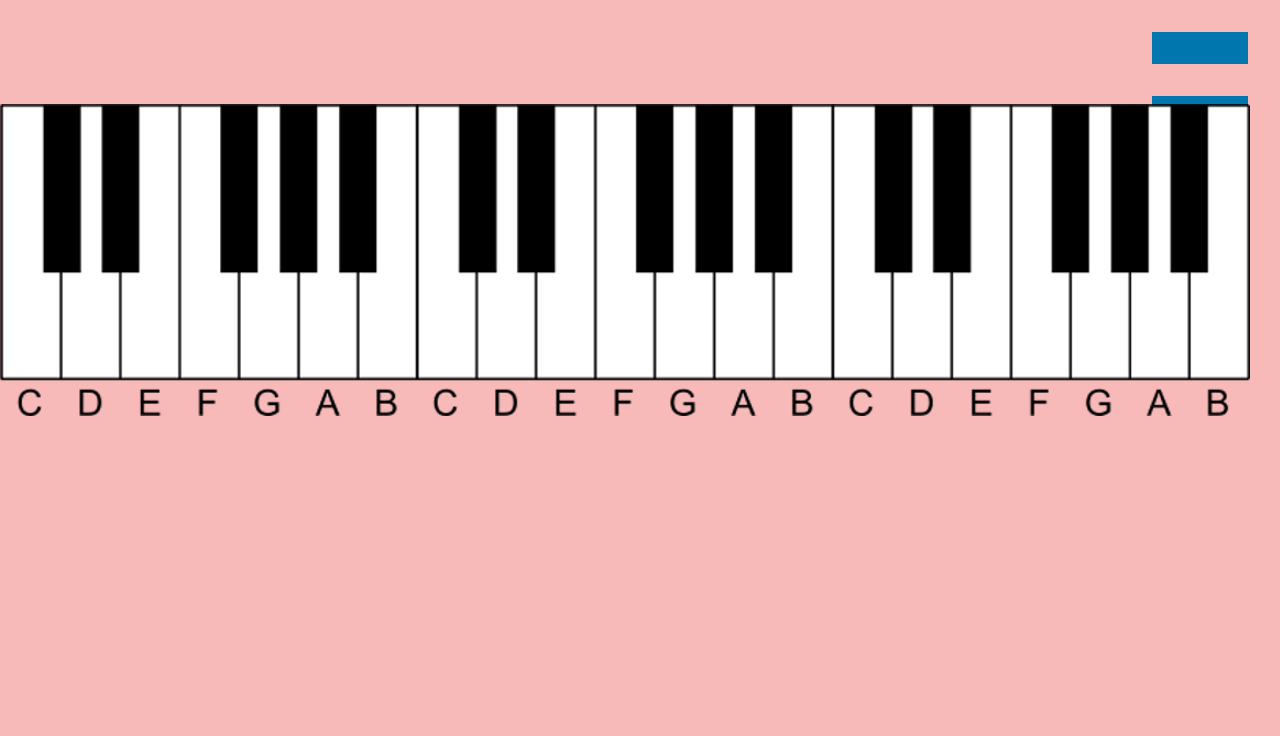

A level layout from a 2D game, rendered from its tile map. Below: a short description, then the map file with tile-grid data replaced by summaries:
An orthogonal 40x23 tile map with 32x32 px tiles, 3 tile layers (Background, Buttons, Copy of Piano Keys), 3 hidden layers not drawn, 2 tilesets and 69 objects (19x 4, 19x 5, 19x 6, 3x octave_name, mouse, ...).

<map version="1.0" tiledversion="1.1.2" orientation="orthogonal" renderorder="right-down" width="40" height="23" tilewidth="32" tileheight="32" infinite="0" nextobjectid="124">
 <tileset firstgid="1" source="Color Palette 2.tsx" />
 <tileset firstgid="1223" source="Piano Keys.tsx" />
 <layer name="Background" width="40" height="23">
  <data>[920 cells, 920 non-empty, 1 distinct tile ids]</data>
 </layer>
 <layer name="Buttons" width="40" height="23">
  <data>[920 cells, 38 non-empty, 1 distinct tile ids]</data>
 </layer>
 <layer name="test" width="40" height="23" visible="0">
  <data>[920 cells, 12 non-empty, 11 distinct tile ids]</data>
 </layer>
 <layer name="Piano Keys" width="40" height="23" visible="0">
  <data>[920 cells, 1 non-empty, 1 distinct tile ids]</data>
 </layer>
 <layer name="Copy of Piano Keys" width="40" height="23">
  <data>[920 cells, 1 non-empty, 1 distinct tile ids]</data>
 </layer>
 <imagelayer name="Keys" visible="0" offsetx="16" offsety="408">
  <image source="../img/6a01156fd16a08970c01310fc5201b970c - Copy.png" width="1250" height="312" />
 </imagelayer>
 <objectgroup name="Piano Keys">
  <object id="35" name="C#4" type="4" x="40" y="392" width="40" height="168" />
  <object id="37" name="D#4" type="4" x="104" y="392" width="32" height="168" />
  <object id="40" name="C4" type="4" x="0" y="392" width="40" height="168" />
  <object id="49" name="D4" type="4" x="80" y="392" width="24" height="168" />
  <object id="50" name="D4" type="4" x="64" y="560" width="56" height="104" />
  <object id="51" name="mouse" x="269.333" y="-76" width="32" height="32" />
  <object id="54" name="E4" type="4" x="136" y="392" width="40" height="168" />
  <object id="55" name="key" x="490.667" y="-72" width="32" height="40" />
  <object id="56" name="C4" type="4" x="0" y="560" width="56" height="104">
   <properties>
    <property name="areas" value="Bottom" />
   </properties>
  </object>
  <object id="57" name="E4" type="4" x="120" y="560" width="56" height="104" />
  <object id="58" name="G4" type="4" x="240" y="560" width="56" height="104" />
  <object id="59" name="G4" type="4" x="256" y="392" width="24" height="168" />
  <object id="60" name="G#4" type="4" x="280" y="392" width="40" height="168" />
  <object id="61" name="F#4" type="4" x="216" y="392" width="40" height="168" />
  <object id="62" name="F4" type="4" x="176" y="392" width="40" height="168" />
  <object id="63" name="F4" type="4" x="176" y="560" width="56" height="104" />
  <object id="64" name="A4" type="4" x="296" y="560" width="56" height="104" />
  <object id="65" name="A4" type="4" x="320" y="392" width="16" height="168" />
  <object id="66" name="A#4" type="4" x="336" y="392" width="40" height="168" />
  <object id="67" name="B4" type="4" x="360" y="560" width="56" height="104" />
  <object id="68" name="B4" type="4" x="376" y="392" width="40" height="168" />
  <object id="69" name="B5" type="5" x="792" y="392" width="40" height="168" />
  <object id="70" name="B5" type="5" x="776" y="560" width="56" height="104" />
  <object id="71" name="A#5" type="5" x="752" y="392" width="40" height="168" />
  <object id="72" name="F#5" type="5" x="632" y="392" width="40" height="168" />
  <object id="73" name="C#5" type="5" x="456" y="392" width="40" height="168" />
  <object id="74" name="D5" type="5" x="496" y="392" width="24" height="168" />
  <object id="75" name="G5" type="5" x="672" y="392" width="24" height="168" />
  <object id="76" name="C5" type="5" x="416" y="392" width="40" height="168" />
  <object id="77" name="A5" type="5" x="736" y="392" width="16" height="168" />
  <object id="78" name="D5" type="5" x="480" y="560" width="56" height="104" />
  <object id="79" name="G#5" type="5" x="696" y="392" width="40" height="168" />
  <object id="80" name="E5" type="5" x="536" y="560" width="56" height="104" />
  <object id="81" name="A5" type="5" x="712" y="560" width="56" height="104" />
  <object id="82" name="F5" type="5" x="592" y="560" width="56" height="104" />
  <object id="83" name="C5" type="5" x="416" y="560" width="56" height="104" />
  <object id="84" name="G5" type="5" x="656" y="560" width="56" height="104" />
  <object id="85" name="F5" type="5" x="592" y="392" width="40" height="168" />
  <object id="86" name="D#5" type="5" x="520" y="392" width="32" height="168" />
  <object id="87" name="E5" type="5" x="552" y="392" width="40" height="168" />
  <object id="88" name="B6" type="6" x="1208" y="392" width="40" height="168" />
  <object id="89" name="B6" type="6" x="1192" y="560" width="56" height="104" />
  <object id="90" name="A#6" type="6" x="1168" y="392" width="40" height="168" />
  <object id="91" name="F#6" type="6" x="1048" y="392" width="40" height="168" />
  <object id="92" name="C#6" type="6" x="872" y="392" width="40" height="168" />
  <object id="93" name="D6" type="6" x="912" y="392" width="24" height="168" />
  <object id="94" name="G6" type="6" x="1088" y="392" width="24" height="168" />
  <object id="95" name="C6" type="6" x="832" y="392" width="40" height="168" />
  <object id="96" name="A6" type="6" x="1152" y="392" width="16" height="168" />
  <object id="97" name="D6" type="6" x="896" y="560" width="56" height="104" />
  <object id="98" name="G#6" type="6" x="1112" y="392" width="40" height="168" />
  <object id="99" name="E6" type="6" x="952" y="560" width="56" height="104" />
  <object id="100" name="A6" type="6" x="1128" y="560" width="56" height="104" />
  <object id="101" name="F6" type="6" x="1008" y="560" width="56" height="104" />
  <object id="102" name="C6" type="6" x="832" y="560" width="56" height="104" />
  <object id="103" name="G6" type="6" x="1072" y="560" width="56" height="104" />
  <object id="104" name="F6" type="6" x="1008" y="392" width="40" height="168" />
  <object id="105" name="D#6" type="6" x="936" y="392" width="32" height="168" />
  <object id="106" name="E6" type="6" x="968" y="392" width="40" height="168" />
  <object id="107" name="play_button_1" x="480" y="160" width="128" height="96" />
  <object id="109" name="play_button_2" x="672" y="160" width="128" height="96" />
  <object id="111" name="confirm" x="576" y="288" width="128" height="64" />
  <object id="112" name="back" x="1152" y="32" width="96" height="32">
   <properties>
    <property name="butname" value="Back" />
   </properties>
  </object>
  <object id="114" name="help" type="button" x="1152" y="96" width="96" height="32">
   <properties>
    <property name="butname" value="Help" />
   </properties>
  </object>
  <object id="117" name="C6" type="octave_name" x="843.333" y="620" width="32" height="32">
   <properties>
    <property name="butname" value="Hello" />
   </properties>
  </object>
  <object id="118" x="1698" y="405" />
  <object id="119" x="1387" y="-41" width="1" height="1" />
  <object id="122" name="C4" type="octave_name" x="11.3333" y="620" width="32" height="32">
   <properties>
    <property name="butname" value="Hello" />
   </properties>
  </object>
  <object id="123" name="C5" type="octave_name" x="427.333" y="620" width="32" height="32">
   <properties>
    <property name="butname" value="Hello" />
   </properties>
  </object>
 </objectgroup>
</map>
